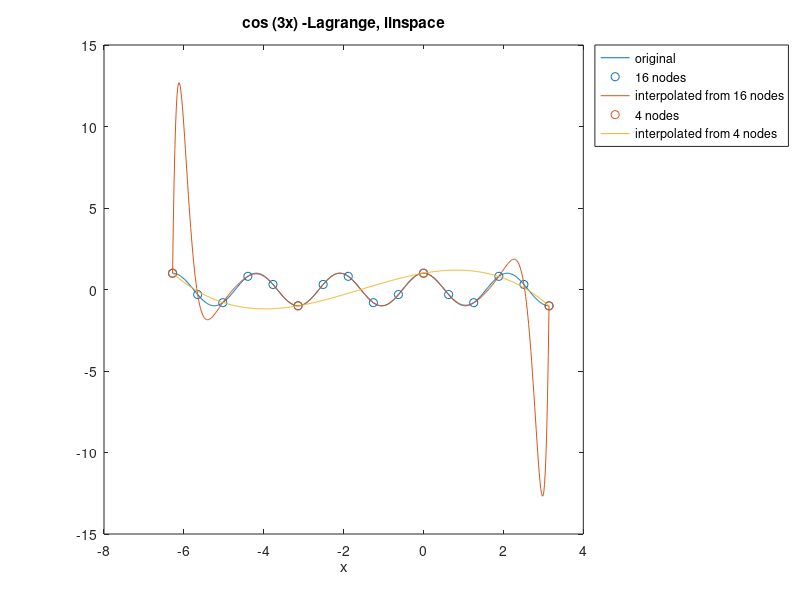
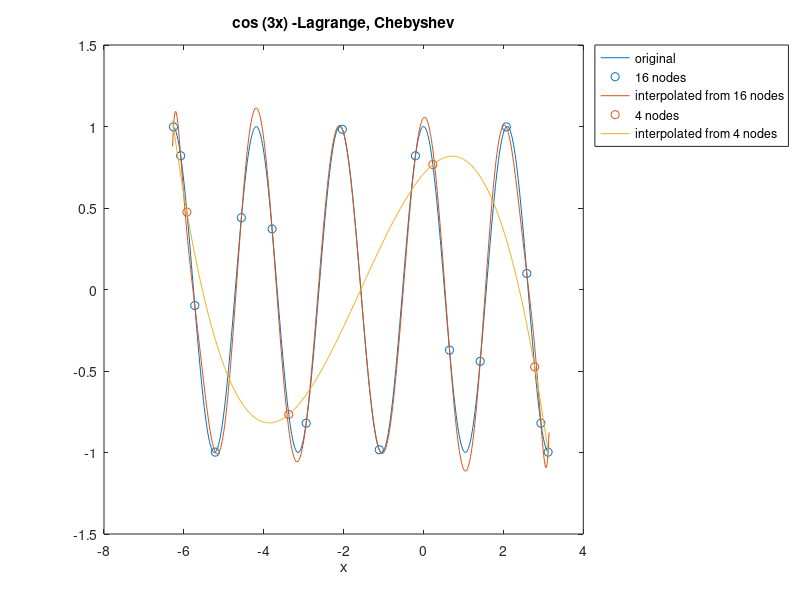
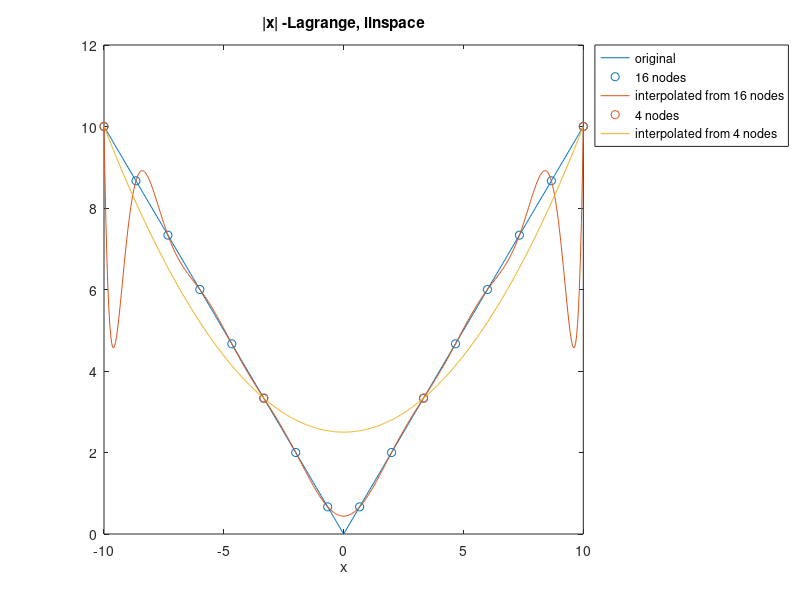
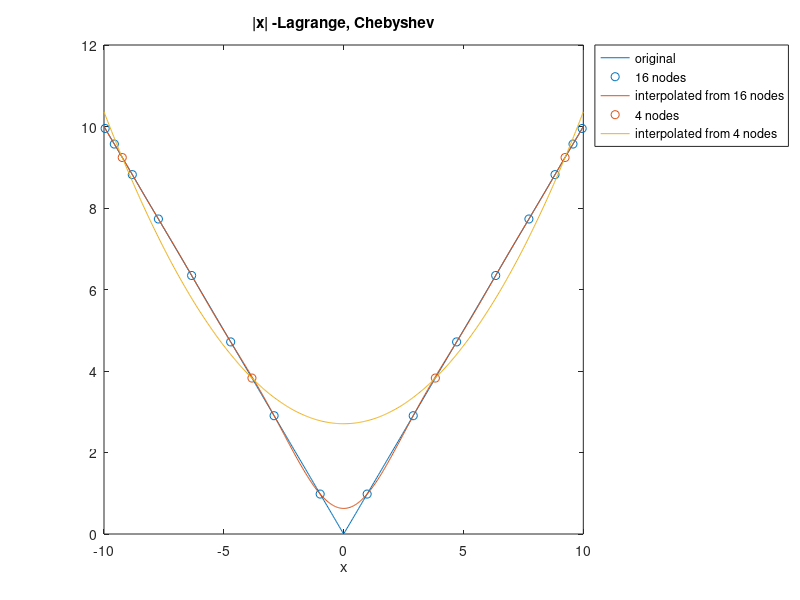

Write MATLAB code to recreate these figures, in order.
function solution
  testPlotFunc(@testFfunc, -2*pi, pi, "cos (3x)");
  testPlotFunc(@testGfunc, -10, 10, "|x|");
  #plotter;
endfunction

function retval=testFfunc(x)
  retval = cos(3 * x);
endfunction

function retval=testGfunc(x)
  retval = abs(x);
endfunction

function renderPlots(expTitle, f, a, b, lab, getResults, getNodes)
  RESOLUTION = 500
  
  figure
  rend = linspace (a, b, RESOLUTION);
  plot (rend, f(rend));
  xlabel ("x");
  #ylabel ("label");
  title (strcat(lab, " - ", expTitle));

  hold on;
  
  for i = [16, 4]
    x = getNodes(a, b, i);
    y = f(x);
    scatter(x, y);
    plot (rend, getResults(x, y, a, b, rend));
  endfor
  h = legend ("original", "16 nodes", "interpolated from 16 nodes", "4 nodes", "interpolated from 4 nodes");
  
  legend (h, "location", "northeastoutside")

  hold off;
endfunction

function retval=getChebyshevNodes(a, b, i)
  normalNodes = cos(((2 * (0:(i-1)) + 1) * pi)/(2*i))
  retval = ((normalNodes + 1) / 2) * (b - a) + a
endfunction

function retval=getLagrange(x, y, a, b, rend)
  retval = Horner(interpNewton(x,y), x, rend)
endfunction

function retval=getBSpline(x, y, a, b, rend)
  retval = Bsplval(rend, Bsplnat(y), a, b)
endfunction

function testPlotFunc(f, a, b, lab)
  renderPlots("Lagrange, linspace", f, a, b, lab, @getLagrange, @linspace)
  renderPlots("Lagrange, Chebyshev", f, a, b, lab, @getLagrange, @getChebyshevNodes)
endfunction

function c=interpNewton(x,y)
  n = length(x);
  c = y;
  for j = 2:n
    for i = n:-1:j
      c(i) = (c(i) - c(i-1))/(x(i) - x (i-j+1));
    endfor
  endfor
endfunction

function v=Horner(c,x,z)
  n = length(c);
  v = c(n);
  for i = (n-1):-1:1
    v = (v .* (z - x(i))) + c(i);
  endfor
endfunction

function Bsplnat(y)
endfunction

function Bsplval(z,c,a,b)
endfunction

function plotter
  x = -10:0.1:10;
  plot (x, sin (x));
  xlabel ("x");
  ylabel ("sin (x)");
  title ("Simple 2-D Plot");
endfunction

